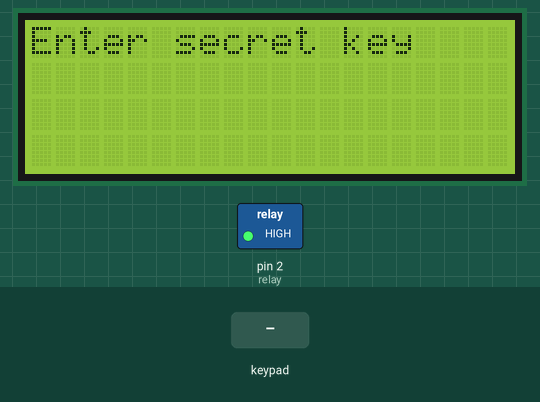
Recording of a sketch running on a simulated Arduino Uno, built with avr-gcc and run on an emulated ATmega328P. Parts: 20×4 character LCD, switched loads named in the sketch (green lamp = pin HIGH). The test bench sets the inputs (shaded band). What the sketch prints to the serial monitor is not drawn.

Above: at 1.9 s.
2.0 s: keypad keys 1 1 1 0 9 8 # pressed 0.4 s apart
At 5.0 s:
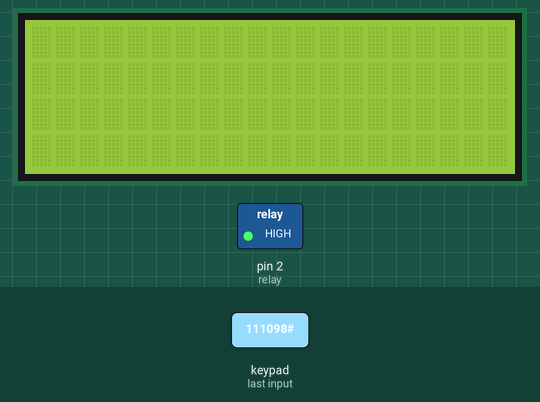
6.3 s: keypad keys 1 1 1 0 9 8 * pressed 0.4 s apart
At 9.3 s:
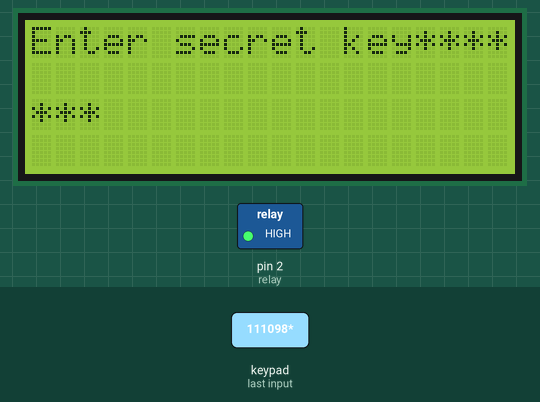
10.6 s: key '*' pressed
12.1 s: keypad keys 1 0 0 * pressed 0.4 s apart
At 14.0 s:
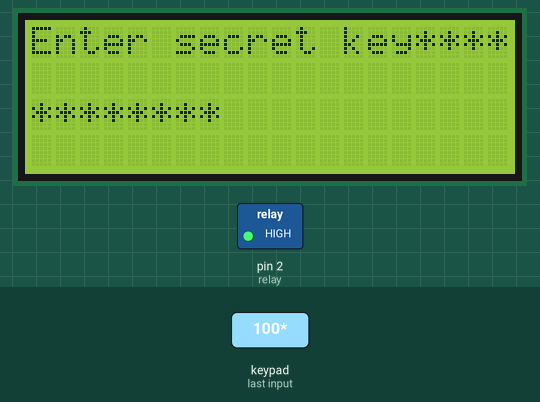
15.2 s: keypad keys 1 3 9 * pressed 0.4 s apart
At 17.5 s:
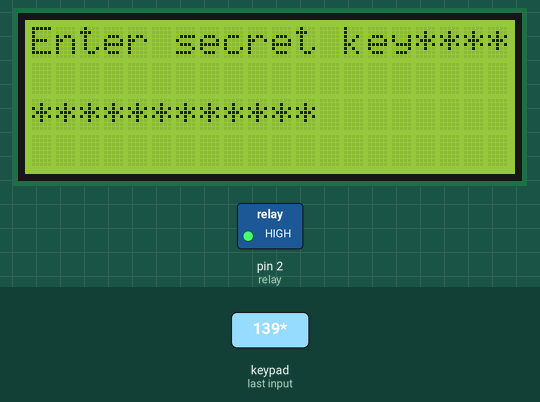
18.3 s: key '1' pressed
Timing chart, 0 to 20.8 s (numbered marks = the images above; inputs shaded):
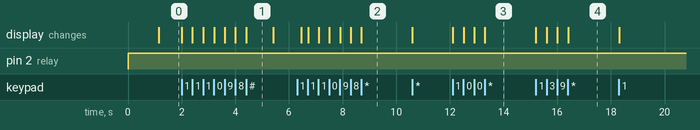

The sketch:

meter_control.ino
```cpp
#include <Wire.h>
#include <LiquidCrystal_I2C.h>
#include <Keypad.h>


//////////////////////////////////////variable/////////////////////////////////////
String input = "";    //password                                                 //
const byte ROWS = 4;  //four rows                                                //
const byte COLS = 3;  //three columns                                            //
int count = 0;        //
String coll = "";     //
///////////////////////////////////////////////////////////////////////////////////
float current;  //
///////////////////////////////////////////////////////////////////////////////////
int relay = 2;  //
///////////////////////////////////////////////////////////////////////////////////
int threshold = 13000;  //
///////////////////////////////////////////////////////////////////////////////////

char keys[ROWS][COLS] = {
  { '1', '2', '3' },
  { '4', '5', '6' },
  { '7', '8', '9' },
  { '*', '0', '#' }
};

//////////////////////////////////////objects///////////////////////////////////////////////////////////////////

LiquidCrystal_I2C lcd(0x27, 20, 4);
byte rowPins[ROWS] = { 11, 10, 9, 8 };  //connect to the row pinouts of the keypad
byte colPins[COLS] = {
  7,
  6,
  5,
};  //connect to the column pinouts of the keypad
Keypad keypad = Keypad(makeKeymap(keys), rowPins, colPins, ROWS, COLS);

/////////////////////////////////////functions/////////////////////////////////////////////////////////////////

String Read_key() {
  String input = "";  // Initialize the input string
                      // Initialize the password string
  char key = keypad.getKey();

  while (key != '#') {
    if (key) {
      input += key;
      Serial.println(input);
      lcd.print("*");
    }

    key = keypad.getKey();

    // Read the next key
  }
  lcd.clear();
  coll = coll + input;
  //lcd.print(coll);
  delay(1000);

  return coll;  // Return the password when '#' is pressed
}
///////////////////////////////////////////////////////////////////////////////////////
void verify() {
  lcd.print("Enter secret key");
  Read_key();
  if (coll == "100") {
    lcd.setCursor(0, 0);
    lcd.print("Access grandted");
    delay(500);
    digitalWrite(relay, HIGH);
    coll = "";
    lcd.clear();
    input = "";  // setting data back to init
  } else {
    lcd.setCursor(0, 0);
    lcd.print("Access denied");
    // lcd.setCursor(1,0);
    //  lcd.print("two attems left");
    //  count++;
    delay(1000);
    coll = "";
    lcd.clear();
    verify();
  }
}

void setup() {
  digitalWrite(relay, HIGH);
  ////////////////////////////////////////current sensor///////////////////////////////////////////////
  pinMode(A0, INPUT);
  current = analogRead(A0);

  ////////////////////////////////////////relay///////////////////////////////////////////////////////
  pinMode(relay, OUTPUT);
  //digitalWrite(relay, LOW);  // initiate low state

  ////////////////////////////////////////lcd and serail monitor////////////////////////////////////////////////////////////
  lcd.init();
  lcd.init();
  lcd.backlight();

  Serial.begin(115200);
  delay(1000);
  lcd.clear();
  verify();
}

void loop() {
  while (current <= threshold) {
    digitalWrite(relay, LOW);
    lcd.setCursor(0, 0);
    lcd.print("current = ");
    lcd.print(current);
    lcd.print("A");
    lcd.setCursor(0, 1);
    lcd.print("System up");
    delay(500);
  }digitalWrite(relay, HIGH);

  verify();
}
```

Measured:
- after the input at 2.0 s, the display: first changes at once (image 1 shows a later state)
- after the input at 6.3 s, the display: first changes after 0.16 s (image 2 shows a later state)
- after the input at 12.1 s, the display: first changes at once (image 3 shows a later state)
- after the input at 15.2 s, the display: first changes at once (image 4 shows a later state)
- what the display in image 1 shows lasts 1.0 s, from 4.4 s to 5.4 s
